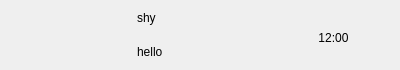
<?xml version="1.0" encoding="UTF-8"?>
<ui version="4.0">
 <class>ChatUserWid</class>
 <widget class="QWidget" name="ChatUserWid">
  <property name="geometry">
   <rect>
    <x>0</x>
    <y>0</y>
    <width>400</width>
    <height>70</height>
   </rect>
  </property>
  <property name="minimumSize">
   <size>
    <width>0</width>
    <height>70</height>
   </size>
  </property>
  <property name="maximumSize">
   <size>
    <width>16777215</width>
    <height>70</height>
   </size>
  </property>
  <property name="windowTitle">
   <string>Form</string>
  </property>
  <layout class="QHBoxLayout" name="horizontalLayout">
   <property name="spacing">
    <number>5</number>
   </property>
   <property name="leftMargin">
    <number>6</number>
   </property>
   <property name="topMargin">
    <number>2</number>
   </property>
   <property name="rightMargin">
    <number>6</number>
   </property>
   <property name="bottomMargin">
    <number>2</number>
   </property>
   <item>
    <widget class="QWidget" name="icon_wid" native="true">
     <property name="minimumSize">
      <size>
       <width>50</width>
       <height>50</height>
      </size>
     </property>
     <property name="maximumSize">
      <size>
       <width>50</width>
       <height>50</height>
      </size>
     </property>
     <layout class="QHBoxLayout" name="horizontalLayout_2">
      <property name="spacing">
       <number>0</number>
      </property>
      <property name="leftMargin">
       <number>0</number>
      </property>
      <property name="topMargin">
       <number>0</number>
      </property>
      <property name="rightMargin">
       <number>0</number>
      </property>
      <property name="bottomMargin">
       <number>0</number>
      </property>
      <item>
       <widget class="QLabel" name="icon_lb">
        <property name="minimumSize">
         <size>
          <width>45</width>
          <height>45</height>
         </size>
        </property>
        <property name="maximumSize">
         <size>
          <width>45</width>
          <height>45</height>
         </size>
        </property>
        <property name="text">
         <string/>
        </property>
       </widget>
      </item>
     </layout>
    </widget>
   </item>
   <item>
    <widget class="QWidget" name="user_info_wid" native="true">
     <property name="maximumSize">
      <size>
       <width>130</width>
       <height>16777215</height>
      </size>
     </property>
     <layout class="QVBoxLayout" name="verticalLayout">
      <property name="leftMargin">
       <number>2</number>
      </property>
      <property name="topMargin">
       <number>2</number>
      </property>
      <property name="rightMargin">
       <number>2</number>
      </property>
      <property name="bottomMargin">
       <number>2</number>
      </property>
      <item>
       <widget class="QLabel" name="user_name_lb">
        <property name="maximumSize">
         <size>
          <width>130</width>
          <height>16777215</height>
         </size>
        </property>
        <property name="text">
         <string>shy</string>
        </property>
       </widget>
      </item>
      <item>
       <widget class="QLabel" name="user_chat_lb">
        <property name="maximumSize">
         <size>
          <width>130</width>
          <height>16777215</height>
         </size>
        </property>
        <property name="text">
         <string>hello</string>
        </property>
       </widget>
      </item>
     </layout>
    </widget>
   </item>
   <item>
    <widget class="QWidget" name="time_wid" native="true">
     <property name="minimumSize">
      <size>
       <width>50</width>
       <height>50</height>
      </size>
     </property>
     <property name="maximumSize">
      <size>
       <width>50</width>
       <height>50</height>
      </size>
     </property>
     <widget class="QLabel" name="time_lb">
      <property name="geometry">
       <rect>
        <x>0</x>
        <y>20</y>
        <width>53</width>
        <height>15</height>
       </rect>
      </property>
      <property name="text">
       <string>12:00</string>
      </property>
      <property name="alignment">
       <set>Qt::AlignmentFlag::AlignCenter</set>
      </property>
     </widget>
    </widget>
   </item>
  </layout>
 </widget>
 <resources/>
 <connections/>
</ui>
